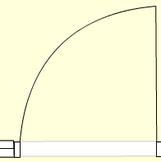
#> input picture vision/images/box.png, 161 x 162 px, shrunk from 196 x 198 before the run
$ python orb.py
#> lines starting #> are read from the running program, lines starting #| are printed output that depends on the picture; after the words box and inside, x2 and y2 are one past the last pixel; in counts of white or black regions, pixels touching at a corner belong together
import numpy as np
import cv2
from matplotlib import pyplot as plt
MIN_MATCH_COUNT = 9
img1 = cv2.imread('images/box.png',cv2.IMREAD_GRAYSCALE)          # queryImage
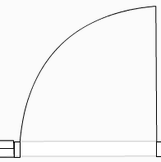
#> img1: shape (162, 161); min 10, max 255, mean 247
img2 = cv2.imread('images/box_in_scene.png',cv2.IMREAD_GRAYSCALE) # trainImage
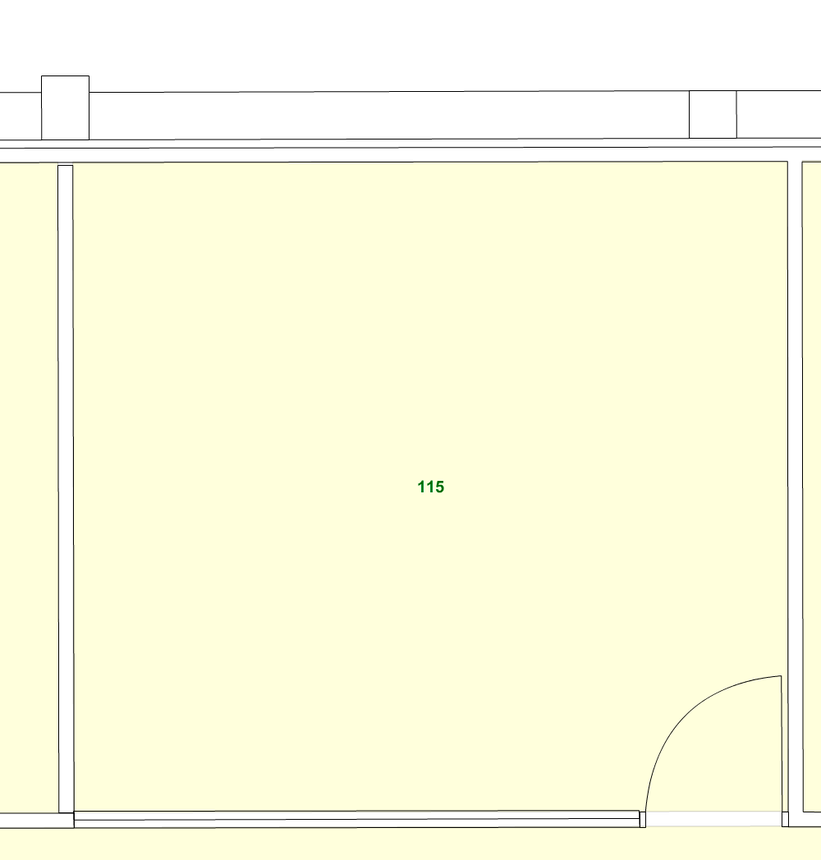
#> input picture vision/images/box_in_scene.png, 821 x 860 px, shrunk from 1000 x 1048 before the run
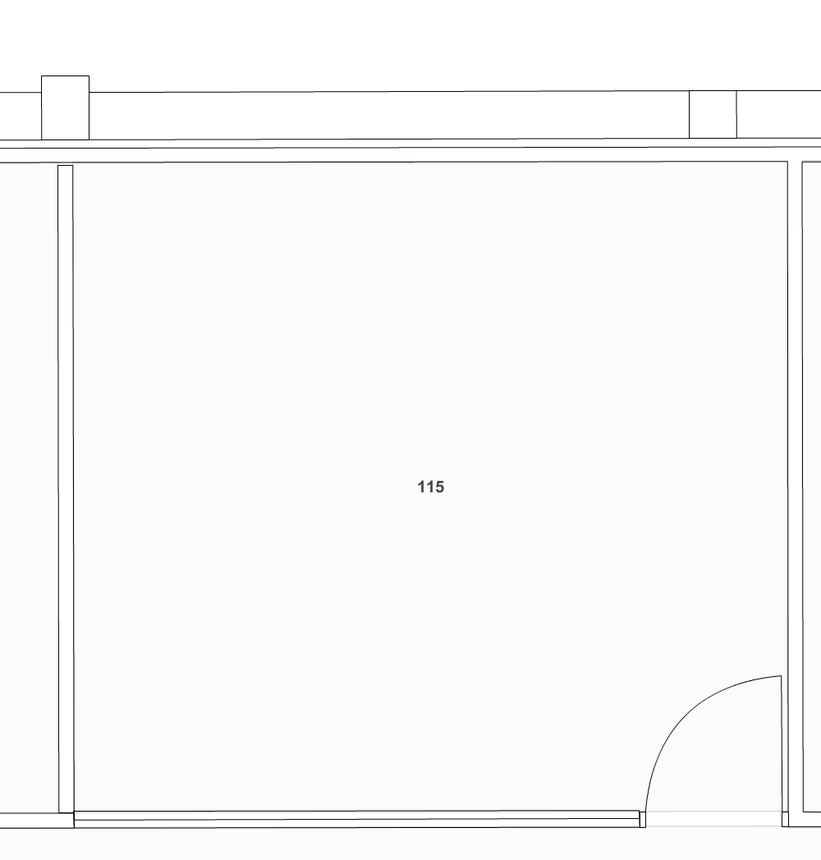
#> img2: shape (860, 821); min 0, max 255, mean 249

# Initiate SIFT detector
orb = cv2.ORB_create()

# find the keypoints and descriptors with SIFT
kp1, des1 = orb.detectAndCompute(img1,None)
#> kp1 = 35 keypoints; strongest (x, y, size): (58, 46, 44.6), (49, 56, 44.6), (48, 59, 44.6), (53, 50, 44.6)
kp2, des2 = orb.detectAndCompute(img2,None)
#> kp2 = 395 keypoints; strongest (x, y, size): (73, 812, 31), (71, 815, 31), (440, 484, 31), (439, 488, 31)
# create BFMatcher object
bf = cv2.BFMatcher(cv2.NORM_HAMMING, crossCheck=True)

# Match descriptors.
matches = bf.match(des1,des2)
#> matches = 23 matches
# Sort them in the order of their distance.
matches = sorted(matches, key = lambda x:x.distance)

good = matches[:10]
#> good = 10 matches

if len(good)>MIN_MATCH_COUNT:
    src_pts = np.float32([ kp1[m.queryIdx].pt for m in good ]).reshape(-1,1,2)
#> src_pts = [[56, 48], [48.96, 56.16], [41, 69], [34, 83], [31, 89], [42, 67.2], [73, 34], [59, 46], [39.6, 70.8], [46, 61]]
    dst_pts = np.float32([ kp2[m.trainIdx].pt for m in good ]).reshape(-1,1,2)
#> dst_pts = [[686.4, 712.8], [675.4, 724.3], [665.3, 740.2], [745.9, 681.1], [710, 696], [664.8, 741.6], [657.6, 757.2], [649.2, 783.6], [668.4, 735.6], [660, 751]]
    M, mask = cv2.findHomography(src_pts, dst_pts, cv2.RANSAC,5.0)
#> M = [[-10.12, -4.25, 669.7], [-11.48, -4.7, 751.7], [-0.0152, -0.00629, 1]]; mask = [0, 0, 1, 0, 1, 1, 1, 0, 1, 1]
    matchesMask = mask.ravel().tolist()
#> matchesMask = [0, 0, 1, 0, 1, 1, 1, 0, 1, 1]
    h,w = img1.shape
#> h = 162; w = 161
    pts = np.float32([ [0,0],[0,h-1],[w-1,h-1],[w-1,0] ]).reshape(-1,1,2)
#> pts = [[0, 0], [0, 161], [160, 161], [160, 0]]
    dst = cv2.perspectiveTransform(pts,M)
#> dst = [[669.7, 751.7], [1146.2, 329.1], [667.6, 752.2], [661.8, 756.4]]
    img2 = cv2.polylines(img2,[np.int32(dst)],True,155,3, cv2.LINE_AA)
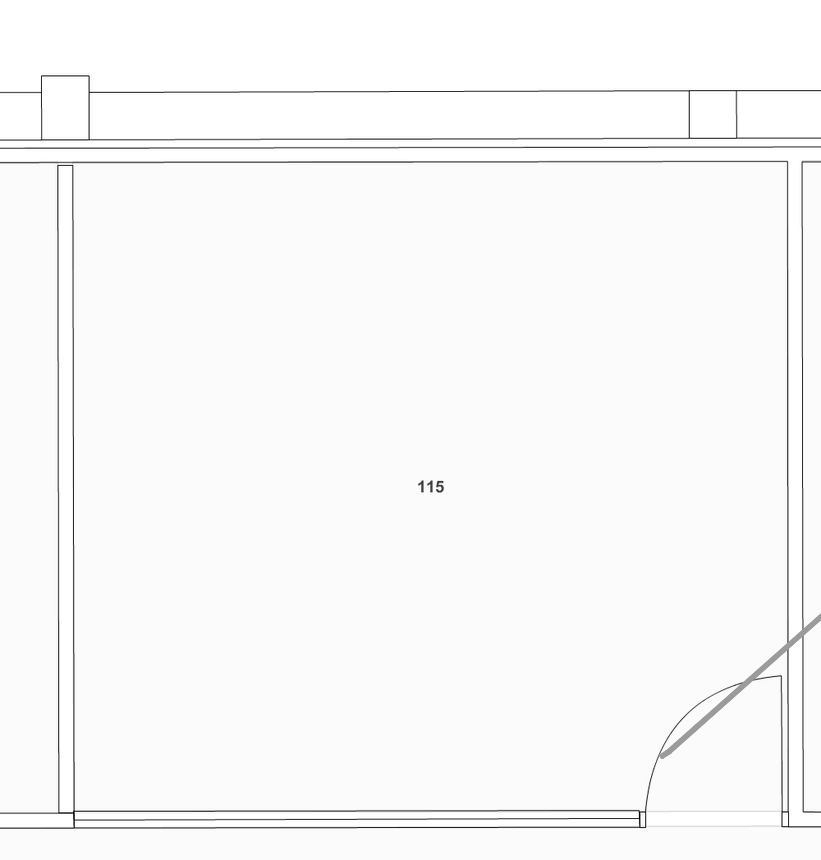
#> img2: shape (860, 821); 0.2% of pixels changed, all inside (x1, y1, x2, y2) = (659, 613, 821, 760)
else:
    print( "Not enough matches are found - {}/{}".format(len(good), MIN_MATCH_COUNT) )
    matchesMask = None

draw_params = dict(matchColor = (0,255,0), # draw matches in green color
                   singlePointColor = None,
                   matchesMask = matchesMask, # draw only inliers
                   flags = 2)
#> draw_params = 4 items
img3 = cv2.drawMatches(img1,kp1,img2,kp2,good,None,**draw_params)
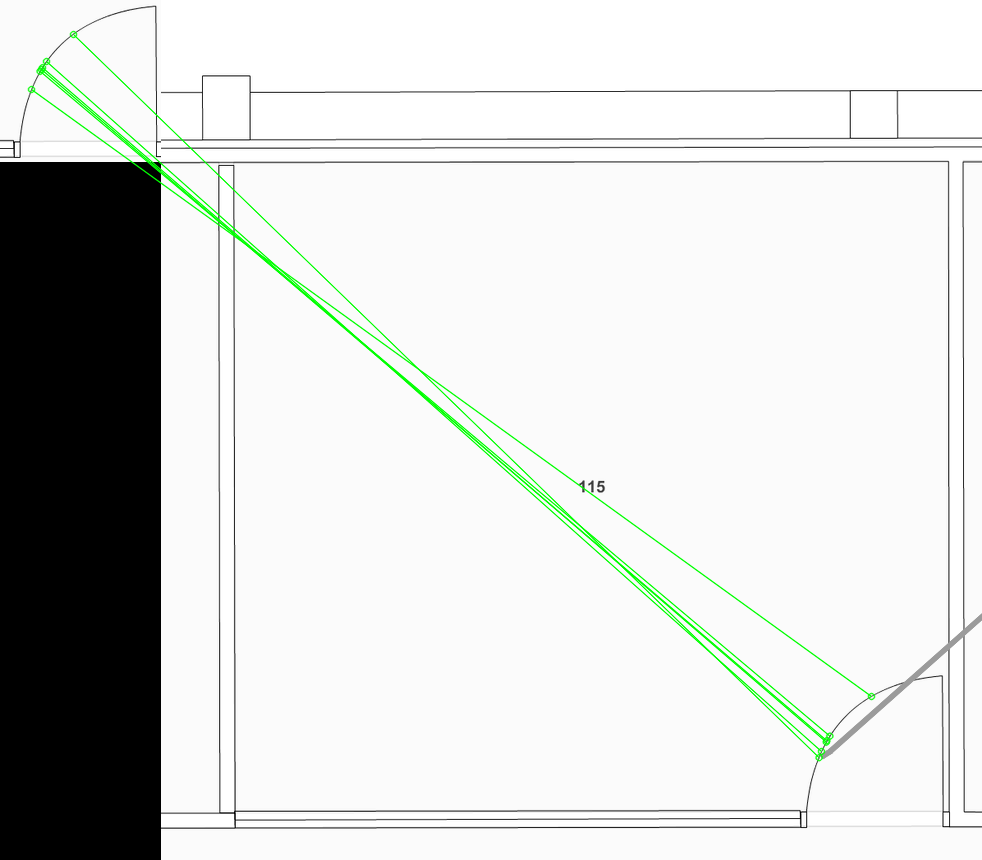
#> img3: shape (860, 982, 3); mean of channels 0, 1, 2 213.7, 215.8, 213.7; drawn as B, G, R
print(matchesMask)
#| [0, 0, 1, 0, 1, 1, 1, 0, 1, 1]
plt.imshow(img3, 'gray'),plt.show()
